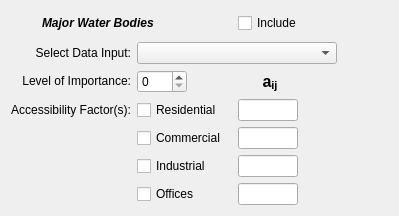
                     <widget class="QWidget" name="access_lake_widget" native="true">
                      <layout class="QGridLayout" name="gridLayout_26">
                       <item row="4" column="2">
                        <widget class="QCheckBox" name="access_lakes_res">
                         <property name="text">
                          <string>Residential</string>
                         </property>
                        </widget>
                       </item>
                       <item row="3" column="4">
                        <widget class="QLabel" name="access_lakes_lbl4">
                         <property name="minimumSize">
                          <size>
                           <width>60</width>
                           <height>0</height>
                          </size>
                         </property>
                         <property name="text">
                          <string>&lt;html&gt;&lt;head/&gt;&lt;body&gt;&lt;p align=&quot;center&quot;&gt;&lt;span style=&quot; font-size:12pt; font-weight:600;&quot;&gt;a&lt;/span&gt;&lt;span style=&quot; font-size:12pt; font-weight:600; vertical-align:sub;&quot;&gt;ij&lt;/span&gt;&lt;/p&gt;&lt;/body&gt;&lt;/html&gt;</string>
                         </property>
                        </widget>
                       </item>
                       <item row="2" column="6">
                        <spacer name="horizontalSpacer_64">
                         <property name="orientation">
                          <enum>Qt::Horizontal</enum>
                         </property>
                         <property name="sizeHint" stdset="0">
                          <size>
                           <width>40</width>
                           <height>20</height>
                          </size>
                         </property>
                        </spacer>
                       </item>
                       <item row="4" column="4">
                        <widget class="QLineEdit" name="access_lakes_ares">
                         <property name="minimumSize">
                          <size>
                           <width>60</width>
                           <height>0</height>
                          </size>
                         </property>
                         <property name="maximumSize">
                          <size>
                           <width>60</width>
                           <height>16777215</height>
                          </size>
                         </property>
                        </widget>
                       </item>
                       <item row="7" column="5">
                        <spacer name="horizontalSpacer_65">
                         <property name="orientation">
                          <enum>Qt::Horizontal</enum>
                         </property>
                         <property name="sizeHint" stdset="0">
                          <size>
                           <width>40</width>
                           <height>20</height>
                          </size>
                         </property>
                        </spacer>
                       </item>
                       <item row="5" column="5">
                        <spacer name="horizontalSpacer_66">
                         <property name="orientation">
                          <enum>Qt::Horizontal</enum>
                         </property>
                         <property name="sizeHint" stdset="0">
                          <size>
                           <width>40</width>
                           <height>20</height>
                          </size>
                         </property>
                        </spacer>
                       </item>
                       <item row="5" column="2">
                        <widget class="QCheckBox" name="access_lakes_com">
                         <property name="text">
                          <string>Commercial</string>
                         </property>
                        </widget>
                       </item>
                       <item row="4" column="5">
                        <spacer name="horizontalSpacer_67">
                         <property name="orientation">
                          <enum>Qt::Horizontal</enum>
                         </property>
                         <property name="sizeHint" stdset="0">
                          <size>
                           <width>40</width>
                           <height>20</height>
                          </size>
                         </property>
                        </spacer>
                       </item>
                       <item row="6" column="2">
                        <widget class="QCheckBox" name="access_lakes_ind">
                         <property name="text">
                          <string>Industrial</string>
                         </property>
                        </widget>
                       </item>
                       <item row="6" column="5">
                        <spacer name="horizontalSpacer_68">
                         <property name="orientation">
                          <enum>Qt::Horizontal</enum>
                         </property>
                         <property name="sizeHint" stdset="0">
                          <size>
                           <width>40</width>
                           <height>20</height>
                          </size>
                         </property>
                        </spacer>
                       </item>
                       <item row="7" column="4">
                        <widget class="QLineEdit" name="access_lakes_aoffices">
                         <property name="minimumSize">
                          <size>
                           <width>60</width>
                           <height>0</height>
                          </size>
                         </property>
                         <property name="maximumSize">
                          <size>
                           <width>60</width>
                           <height>16777215</height>
                          </size>
                         </property>
                        </widget>
                       </item>
                       <item row="5" column="4">
                        <widget class="QLineEdit" name="access_lakes_acom">
                         <property name="minimumSize">
                          <size>
                           <width>60</width>
                           <height>0</height>
                          </size>
                         </property>
                         <property name="maximumSize">
                          <size>
                           <width>60</width>
                           <height>16777215</height>
                          </size>
                         </property>
                        </widget>
                       </item>
                       <item row="7" column="2">
                        <widget class="QCheckBox" name="access_lakes_offices">
                         <property name="text">
                          <string>Offices</string>
                         </property>
                        </widget>
                       </item>
                       <item row="2" column="2" colspan="4">
                        <widget class="QComboBox" name="access_lakes_data">
                         <property name="minimumSize">
                          <size>
                           <width>200</width>
                           <height>0</height>
                          </size>
                         </property>
                         <property name="maximumSize">
                          <size>
                           <width>200</width>
                           <height>16777215</height>
                          </size>
                         </property>
                        </widget>
                       </item>
                       <item row="3" column="2">
                        <widget class="QSpinBox" name="access_lakes_weight">
                         <property name="minimumSize">
                          <size>
                           <width>50</width>
                           <height>0</height>
                          </size>
                         </property>
                         <property name="maximumSize">
                          <size>
                           <width>50</width>
                           <height>16777215</height>
                          </size>
                         </property>
                         <property name="maximum">
                          <number>10</number>
                         </property>
                        </widget>
                       </item>
                       <item row="2" column="0" colspan="2">
                        <widget class="QLabel" name="access_lake_lbl1">
                         <property name="text">
                          <string>&lt;html&gt;&lt;head/&gt;&lt;body&gt;&lt;p align=&quot;right&quot;&gt;Select Data Input:&lt;/p&gt;&lt;/body&gt;&lt;/html&gt;</string>
                         </property>
                        </widget>
                       </item>
                       <item row="4" column="0" colspan="2">
                        <widget class="QLabel" name="access_lake_lbl3">
                         <property name="text">
                          <string>&lt;html&gt;&lt;head/&gt;&lt;body&gt;&lt;p align=&quot;right&quot;&gt;Accessibility Factor(s):&lt;/p&gt;&lt;/body&gt;&lt;/html&gt;</string>
                         </property>
                        </widget>
                       </item>
                       <item row="3" column="0" colspan="2">
                        <widget class="QLabel" name="access_lake_lbl2">
                         <property name="text">
                          <string>&lt;html&gt;&lt;head/&gt;&lt;body&gt;&lt;p align=&quot;right&quot;&gt;Level of Importance:&lt;/p&gt;&lt;/body&gt;&lt;/html&gt;</string>
                         </property>
                        </widget>
                       </item>
                       <item row="0" column="4">
                        <widget class="QCheckBox" name="access_lakes_include">
                         <property name="text">
                          <string>Include</string>
                         </property>
                        </widget>
                       </item>
                       <item row="0" column="0">
                        <widget class="QLabel" name="access_lake_icon">
                         <property name="minimumSize">
                          <size>
                           <width>25</width>
                           <height>25</height>
                          </size>
                         </property>
                         <property name="maximumSize">
                          <size>
                           <width>25</width>
                           <height>25</height>
                          </size>
                         </property>
                         <property name="text">
                          <string/>
                         </property>
                         <property name="pixmap">
                          <pixmap resource="../graphics/ubeats.qrc">:/icons/icons8-polygon-96.png</pixmap>
                         </property>
                         <property name="scaledContents">
                          <bool>true</bool>
                         </property>
                        </widget>
                       </item>
                       <item row="0" column="1" colspan="2">
                        <widget class="QLabel" name="access_lake_title">
                         <property name="minimumSize">
                          <size>
                           <width>180</width>
                           <height>0</height>
                          </size>
                         </property>
                         <property name="text">
                          <string>&lt;html&gt;&lt;head/&gt;&lt;body&gt;&lt;p&gt;&lt;span style=&quot; font-weight:600; font-style:italic;&quot;&gt;Major Water Bodies&lt;/span&gt;&lt;/p&gt;&lt;/body&gt;&lt;/html&gt;</string>
                         </property>
                        </widget>
                       </item>
                       <item row="6" column="4">
                        <widget class="QLineEdit" name="access_lakes_aind">
                         <property name="minimumSize">
                          <size>
                           <width>60</width>
                           <height>0</height>
                          </size>
                         </property>
                         <property name="maximumSize">
                          <size>
                           <width>60</width>
                           <height>16777215</height>
                          </size>
                         </property>
                        </widget>
                       </item>
                      </layout>
                     </widget>
